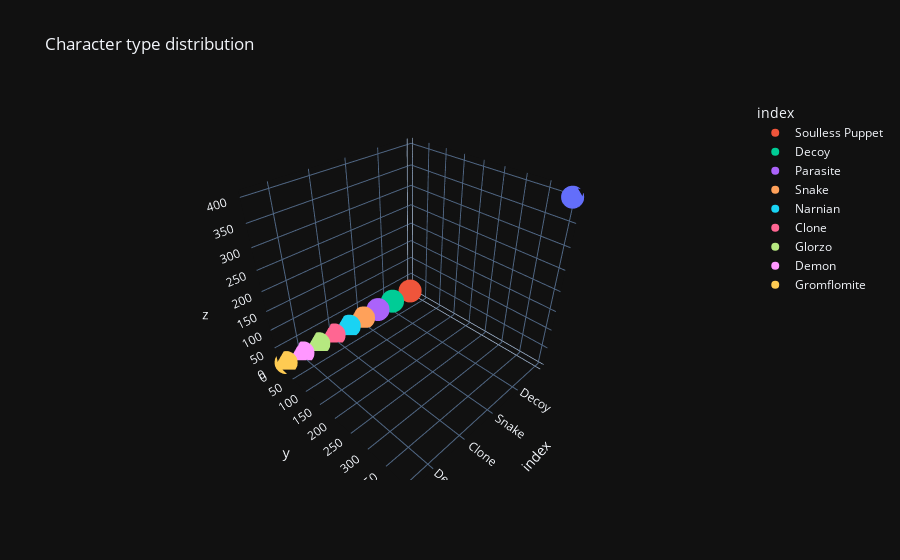

The notebook cell this image was saved under:
### Code cell
fig=px.scatter_3d(type_count, x=type_count.index, y=type_count.values, z=type_count.values, title="Character type distribution", template="plotly_dark", color=type_count.index,)
fig.show()

### Figure 1 — Plotly figure (JSON) as saved in the notebook; plotly's stock layout.template omitted (floating-point values rounded to 4 significant figures)
{"data": [{"hovertemplate": "index=%{x}<br>y=%{y}<br>z=%{z}<extra></extra>", "legendgroup": "", "marker": {"color": "#636efa", "symbol": "circle"}, "mode": "markers", "name": "", "scene": "scene", "showlegend": false, "type": "scatter3d", "x": [""], "y": [401], "z": [401]}, {"hovertemplate": "index=%{x}<br>y=%{y}<br>z=%{z}<extra></extra>", "legendgroup": "Soulless Puppet", "marker": {"color": "#EF553B", "symbol": "circle"}, "mode": "markers", "name": "Soulless Puppet", "scene": "scene", "showlegend": true, "type": "scatter3d", "x": ["Soulless Puppet"], "y": [46], "z": [46]}, {"hovertemplate": "index=%{x}<br>y=%{y}<br>z=%{z}<extra></extra>", "legendgroup": "Decoy", "marker": {"color": "#00cc96", "symbol": "circle"}, "mode": "markers", "name": "Decoy", "scene": "scene", "showlegend": true, "type": "scatter3d", "x": ["Decoy"], "y": [26], "z": [26]}, {"hovertemplate": "index=%{x}<br>y=%{y}<br>z=%{z}<extra></extra>", "legendgroup": "Parasite", "marker": {"color": "#ab63fa", "symbol": "circle"}, "mode": "markers", "name": "Parasite", "scene": "scene", "showlegend": true, "type": "scatter3d", "x": ["Parasite"], "y": [19], "z": [19]}, {"hovertemplate": "index=%{x}<br>y=%{y}<br>z=%{z}<extra></extra>", "legendgroup": "Snake", "marker": {"color": "#FFA15A", "symbol": "circle"}, "mode": "markers", "name": "Snake", "scene": "scene", "showlegend": true, "type": "scatter3d", "x": ["Snake"], "y": [14], "z": [14]}, {"hovertemplate": "index=%{x}<br>y=%{y}<br>z=%{z}<extra></extra>", "legendgroup": "Narnian", "marker": {"color": "#19d3f3", "symbol": "circle"}, "mode": "markers", "name": "Narnian", "scene": "scene", "showlegend": true, "type": "scatter3d", "x": ["Narnian"], "y": [12], "z": [12]}, {"hovertemplate": "index=%{x}<br>y=%{y}<br>z=%{z}<extra></extra>", "legendgroup": "Clone", "marker": {"color": "#FF6692", "symbol": "circle"}, "mode": "markers", "name": "Clone", "scene": "scene", "showlegend": true, "type": "scatter3d", "x": ["Clone"], "y": [9], "z": [9]}, {"hovertemplate": "index=%{x}<br>y=%{y}<br>z=%{z}<extra></extra>", "legendgroup": "Glorzo", "marker": {"color": "#B6E880", "symbol": "circle"}, "mode": "markers", "name": "Glorzo", "scene": "scene", "showlegend": true, "type": "scatter3d", "x": ["Glorzo"], "y": [8], "z": [8]}, {"hovertemplate": "index=%{x}<br>y=%{y}<br>z=%{z}<extra></extra>", "legendgroup": "Demon", "marker": {"color": "#FF97FF", "symbol": "circle"}, "mode": "markers", "name": "Demon", "scene": "scene", "showlegend": true, "type": "scatter3d", "x": ["Demon"], "y": [8], "z": [8]}, {"hovertemplate": "index=%{x}<br>y=%{y}<br>z=%{z}<extra></extra>", "legendgroup": "Gromflomite", "marker": {"color": "#FECB52", "symbol": "circle"}, "mode": "markers", "name": "Gromflomite", "scene": "scene", "showlegend": true, "type": "scatter3d", "x": ["Gromflomite"], "y": [7], "z": [7]}], "layout": {"legend": {"title": {"text": "index"}, "tracegroupgap": 0}, "scene": {"domain": {"x": [0, 1], "y": [0, 1]}, "xaxis": {"categoryarray": ["", "Soulless Puppet", "Decoy", "Parasite", "Snake", "Narnian", "Clone", "Glorzo", "Demon", "Gromflomite"], "categoryorder": "array", "title": {"text": "index"}}, "yaxis": {"title": {"text": "y"}}, "zaxis": {"title": {"text": "z"}}}, "title": {"text": "Character type distribution"}}}
